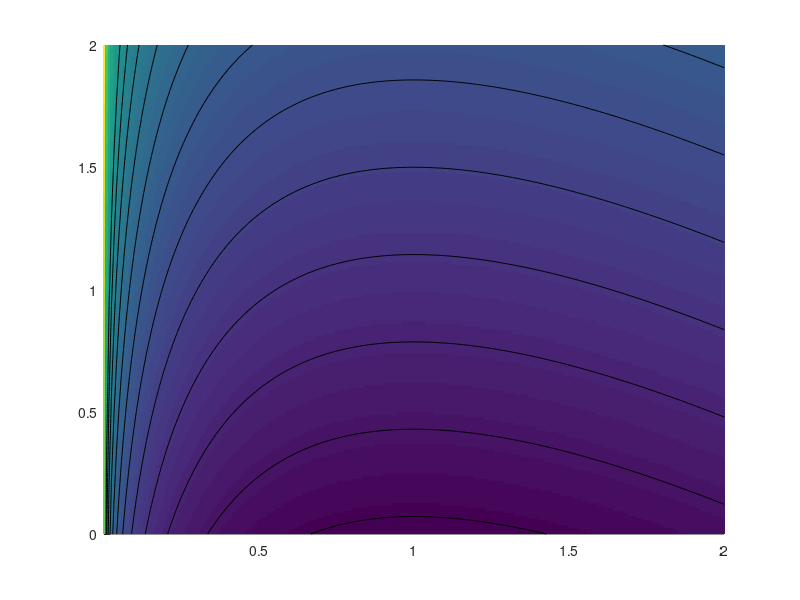

The MATLAB script that drew this image: (Note: this script raises an error after producing the figure.)
%% RELATED https://en.wikipedia.org/wiki/Lotka%E2%80%93Volterra_equations#cite_note-23

nS = 250;
nI = 200;

s = linspace(1e-3, 2, nS);
i = linspace(0, 2, nI);
[I,S] = meshgrid(i,s);

g = 1;

M = I + S - g*log(S);
Mrange = [0 5];

% q = 50;
% v = linspace(0,1,

% display quantized colormap
r = 15; % #levellines
clf; hold on;
imagesc(s,i,M');
contour(s,i,M',linspace(Mrange(1),Mrange(2),r), 'k');
colormap(parula(r-1));
caxis(Mrange);
axis image; 
box on;
% axis off;
ylabel('S');
xlabel('I');
drawnow;
saveas(gcf, ['sir-example.png']);
